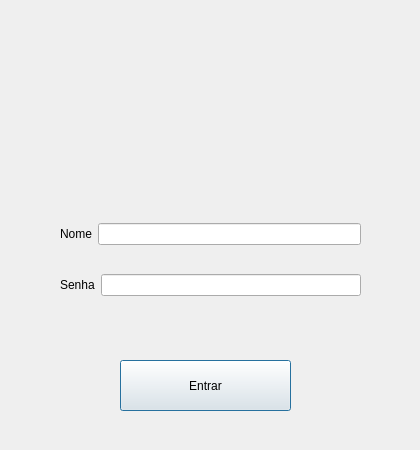
<?xml version="1.0" encoding="UTF-8"?>
<ui version="4.0">
 <class>DialogLogin</class>
 <widget class="QDialog" name="DialogLogin">
  <property name="geometry">
   <rect>
    <x>0</x>
    <y>0</y>
    <width>420</width>
    <height>450</height>
   </rect>
  </property>
  <property name="windowTitle">
   <string>Dialog</string>
  </property>
  <widget class="QPushButton" name="pushButtonEntrar">
   <property name="geometry">
    <rect>
     <x>120</x>
     <y>360</y>
     <width>171</width>
     <height>51</height>
    </rect>
   </property>
   <property name="text">
    <string>Entrar</string>
   </property>
  </widget>
  <widget class="QLabel" name="label_3">
   <property name="geometry">
    <rect>
     <x>-10</x>
     <y>-20</y>
     <width>461</width>
     <height>231</height>
    </rect>
   </property>
   <property name="font">
    <font>
     <bold>true</bold>
    </font>
   </property>
   <property name="text">
    <string/>
   </property>
   <property name="pixmap">
    <pixmap resource="files.qrc">:/imagens/AberturaArtvidros.png</pixmap>
   </property>
   <property name="scaledContents">
    <bool>true</bool>
   </property>
  </widget>
  <widget class="QWidget" name="">
   <property name="geometry">
    <rect>
     <x>60</x>
     <y>200</y>
     <width>301</width>
     <height>121</height>
    </rect>
   </property>
   <layout class="QVBoxLayout" name="verticalLayout">
    <item>
     <layout class="QHBoxLayout" name="horizontalLayout_2">
      <item>
       <widget class="QLabel" name="label">
        <property name="text">
         <string>Nome</string>
        </property>
       </widget>
      </item>
      <item>
       <widget class="QLineEdit" name="lineEditNome"/>
      </item>
     </layout>
    </item>
    <item>
     <layout class="QHBoxLayout" name="horizontalLayout">
      <item>
       <widget class="QLabel" name="label_2">
        <property name="text">
         <string>Senha</string>
        </property>
       </widget>
      </item>
      <item>
       <widget class="QLineEdit" name="lineEditSenha"/>
      </item>
     </layout>
    </item>
   </layout>
  </widget>
 </widget>
 <resources>
  <include location="files.qrc"/>
 </resources>
 <connections/>
</ui>
